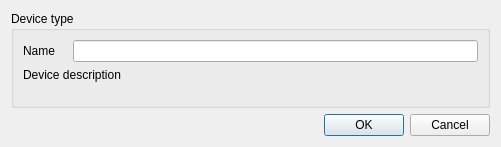
<?xml version="1.0" encoding="UTF-8"?>
<ui version="4.0">
 <class>Dialog</class>
 <widget class="QDialog" name="Dialog">
  <property name="geometry">
   <rect>
    <x>0</x>
    <y>0</y>
    <width>501</width>
    <height>147</height>
   </rect>
  </property>
  <property name="windowTitle">
   <string>Device properties</string>
  </property>
  <property name="modal">
   <bool>true</bool>
  </property>
  <layout class="QVBoxLayout" name="verticalLayout">
   <item>
    <widget class="QGroupBox" name="grp_properties">
     <property name="title">
      <string>Device type</string>
     </property>
     <layout class="QFormLayout" name="formLayout">
      <property name="horizontalSpacing">
       <number>18</number>
      </property>
      <item row="0" column="0">
       <widget class="QLabel" name="label">
        <property name="text">
         <string>Name</string>
        </property>
       </widget>
      </item>
      <item row="0" column="1">
       <widget class="QLineEdit" name="txt_dev_name">
        <property name="toolTip">
         <string>The name you wish to identify this device by. Is only used within this application. Can only contain alphanumeric characters, spaces and underscores.</string>
        </property>
        <property name="maxLength">
         <number>30</number>
        </property>
        <property name="placeholderText">
         <string/>
        </property>
       </widget>
      </item>
      <item row="2" column="0" colspan="2">
       <widget class="QLabel" name="lb_description">
        <property name="sizePolicy">
         <sizepolicy hsizetype="Preferred" vsizetype="Minimum">
          <horstretch>0</horstretch>
          <verstretch>0</verstretch>
         </sizepolicy>
        </property>
        <property name="text">
         <string>Device description</string>
        </property>
        <property name="wordWrap">
         <bool>true</bool>
        </property>
       </widget>
      </item>
     </layout>
    </widget>
   </item>
   <item>
    <widget class="QDialogButtonBox" name="buttons">
     <property name="orientation">
      <enum>Qt::Horizontal</enum>
     </property>
     <property name="standardButtons">
      <set>QDialogButtonBox::Cancel|QDialogButtonBox::Ok</set>
     </property>
    </widget>
   </item>
  </layout>
 </widget>
 <resources/>
 <connections>
  <connection>
   <sender>buttons</sender>
   <signal>accepted()</signal>
   <receiver>Dialog</receiver>
   <slot>accept()</slot>
   <hints>
    <hint type="sourcelabel">
     <x>248</x>
     <y>254</y>
    </hint>
    <hint type="destinationlabel">
     <x>157</x>
     <y>274</y>
    </hint>
   </hints>
  </connection>
  <connection>
   <sender>buttons</sender>
   <signal>rejected()</signal>
   <receiver>Dialog</receiver>
   <slot>reject()</slot>
   <hints>
    <hint type="sourcelabel">
     <x>316</x>
     <y>260</y>
    </hint>
    <hint type="destinationlabel">
     <x>286</x>
     <y>274</y>
    </hint>
   </hints>
  </connection>
 </connections>
</ui>
